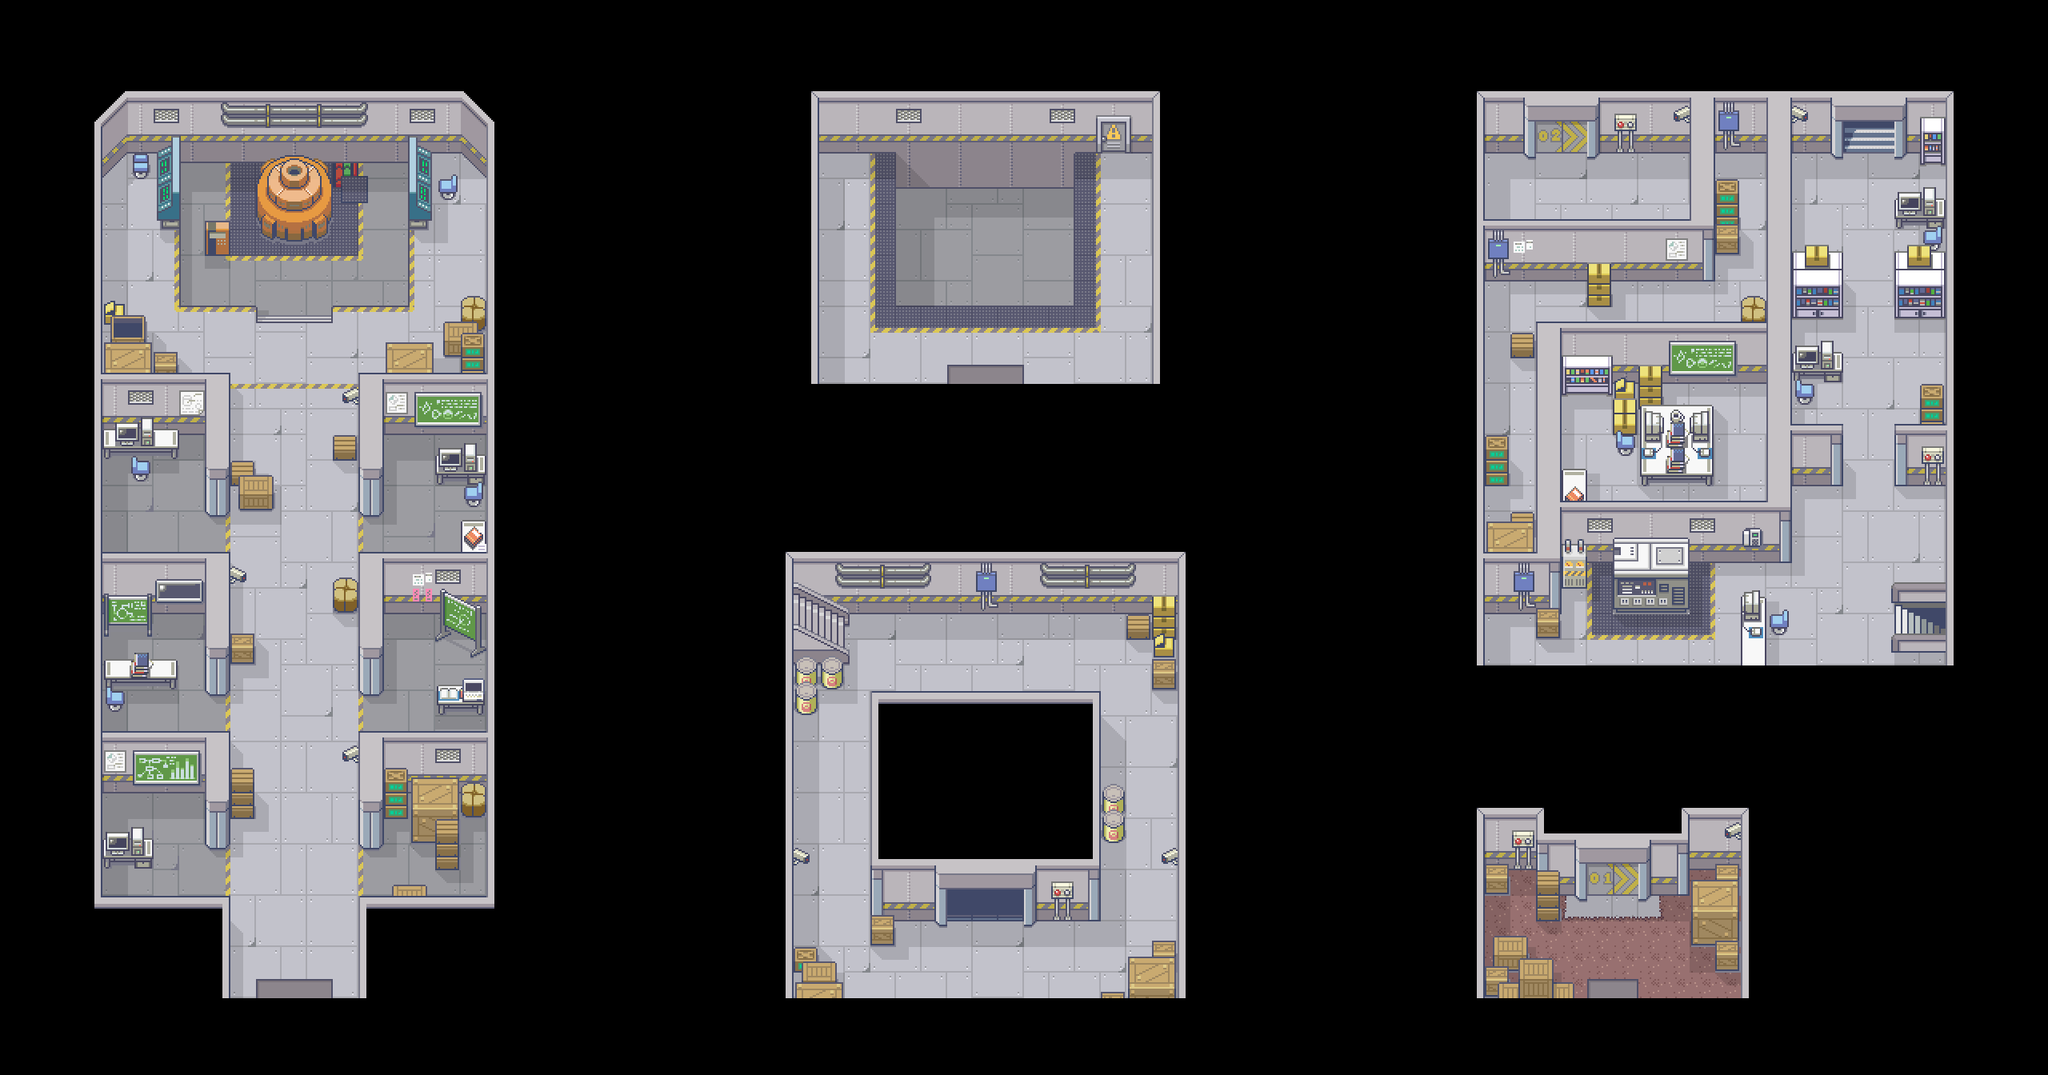

A level layout from a 2D game, rendered from its tile map. Below: a short description, then the map file with tile-grid data replaced by summaries:
An orthogonal 80x42 tile map with 32x32 px tiles, 18 tile layers (sol, deco_sol, ombres, murs, ...), 2 hidden layers not drawn, 7 tilesets.

<map version="1.10" tiledversion="1.10.2" orientation="orthogonal" renderorder="left-up" width="80" height="42" tilewidth="32" tileheight="32" infinite="0" nextlayerid="26" nextobjectid="1">
 <tileset firstgid="1" source="../Tilesets/Interieur.tsx" />
 <tileset firstgid="2753" source="../Tilesets/passages.tsx" />
 <tileset firstgid="2897" source="../Tilesets/Interieur_molarock.tsx" />
 <tileset firstgid="4177" source="../Tilesets/Biblio.tsx" />
 <tileset firstgid="4673" source="../Tilesets/Donjon_TR.tsx" />
 <tileset firstgid="7425" source="../Tilesets/systemtags.tsx" />
 <tileset firstgid="7553" source="../Tilesets/Exterieurs_1.tsx" />
 <layer id="1" name="sol" width="80" height="42">
  <data>[3360 cells, 968 non-empty, 17 distinct tile ids]</data>
 </layer>
 <layer id="15" name="deco_sol" width="80" height="42">
  <data>[3360 cells, 144 non-empty, 22 distinct tile ids]</data>
 </layer>
 <layer id="16" name="ombres" width="80" height="42">
  <data>[3360 cells, 428 non-empty, 14 distinct tile ids]</data>
 </layer>
 <layer id="9" name="murs" width="80" height="42">
  <data>[3360 cells, 654 non-empty, 50 distinct tile ids]</data>
 </layer>
 <layer id="19" name="deco_murs1" width="80" height="42">
  <data>[3360 cells, 170 non-empty, 73 distinct tile ids]</data>
 </layer>
 <layer id="11" name="escaliers1" width="80" height="42">
  <data>[3360 cells, 4 non-empty, 4 distinct tile ids]</data>
 </layer>
 <layer id="18" name="dessous1" width="80" height="42">
  <data>[3360 cells, 3 non-empty, 3 distinct tile ids]</data>
 </layer>
 <layer id="10" name="mobiliers1" width="80" height="42">
  <data>[3360 cells, 196 non-empty, 118 distinct tile ids]</data>
 </layer>
 <layer id="17" name="audessus1" width="80" height="42">
  <data>[3360 cells, 32 non-empty, 20 distinct tile ids]</data>
 </layer>
 <group id="2" name="z=0" />
 <layer id="12" name="escaliers2" width="80" height="42">
  <data>[3360 cells, 4 non-empty, 4 distinct tile ids]</data>
 </layer>
 <layer id="21" name="murs_superieur" width="80" height="42">
  <data>[3360 cells, 73 non-empty, 10 distinct tile ids]</data>
 </layer>
 <layer id="22" name="deco_murs2" width="80" height="42">
  <data>[3360 cells, 0 non-empty, 0 distinct tile ids]</data>
 </layer>
 <layer id="23" name="dessous2" width="80" height="42">
  <data>[3360 cells, 4 non-empty, 4 distinct tile ids]</data>
 </layer>
 <layer id="13" name="mobiliers2" width="80" height="42">
  <data>[3360 cells, 72 non-empty, 36 distinct tile ids]</data>
 </layer>
 <layer id="20" name="audessus2" width="80" height="42">
  <data>[3360 cells, 4 non-empty, 4 distinct tile ids]</data>
 </layer>
 <group id="3" name="z=1" />
 <layer id="25" name="dessous3" width="80" height="42">
  <data>[3360 cells, 0 non-empty, 0 distinct tile ids]</data>
 </layer>
 <layer id="14" name="mobiliers3" width="80" height="42">
  <data>[3360 cells, 10 non-empty, 6 distinct tile ids]</data>
 </layer>
 <layer id="24" name="audessus3" width="80" height="42">
  <data>[3360 cells, 0 non-empty, 0 distinct tile ids]</data>
 </layer>
 <group id="4" name="z=2" />
 <group id="5" name="z=3" />
 <layer id="7" name="passages" width="80" height="42" visible="0" opacity="0.44">
  <data>[3360 cells, 824 non-empty, 6 distinct tile ids]</data>
 </layer>
 <layer id="6" name="systemtags" width="80" height="42" visible="0">
  <data>[3360 cells, 3 non-empty, 1 distinct tile ids]</data>
 </layer>
 <group id="8" name="Infos" />
</map>
